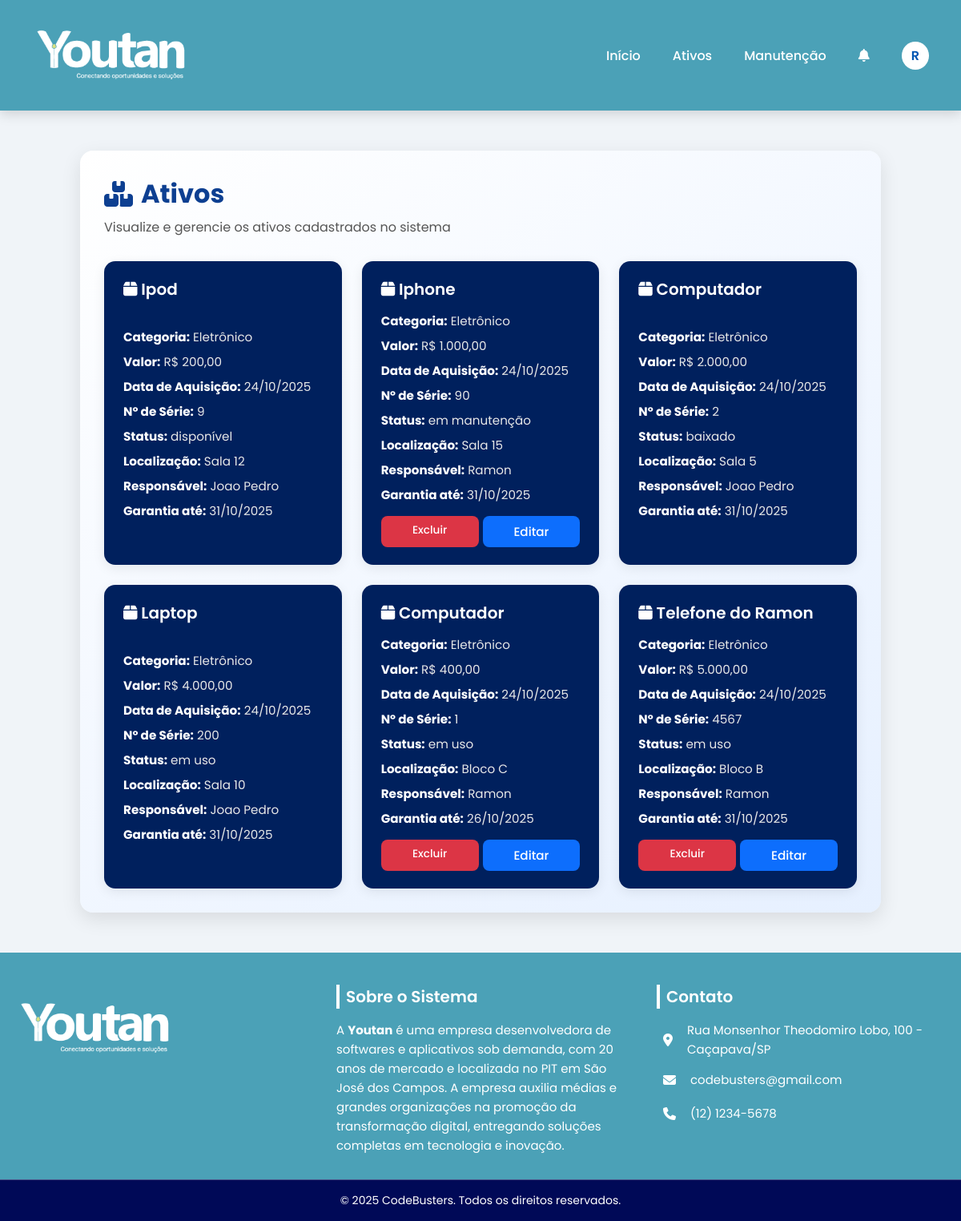
Screenshot of /php/ativos.php (signed in) with the database file from the repository.
### tables this page shows
CREATE TABLE `ativos` (
  `ativo_id` int(11) NOT NULL,
  `nome` varchar(150) NOT NULL,
  `categoria` varchar(100) NOT NULL,
  `valor` decimal(12,2) DEFAULT NULL,
  `data_aquisicao` date DEFAULT NULL,
  `numero_serie` varchar(100) DEFAULT NULL,
  `status` enum('em uso','em manutenção','disponível','baixado') DEFAULT 'disponível',
  `localizacao` varchar(150) DEFAULT NULL,
  `responsavel_id` int(11) DEFAULT NULL,
  `garantia_fim` date DEFAULT NULL
);

CREATE TABLE `usuarios` (
  `usuario_id` int(11) NOT NULL,
  `nome` varchar(100) NOT NULL,
  `email` varchar(150) NOT NULL,
  `senha_hash` varchar(255) NOT NULL,
  `nivel_permissao` enum('admin','colaborador') NOT NULL,
  `setor` varchar(100) DEFAULT NULL
);

### php/ativos.php (the view, shortened to what this page needs)
<?php
include('nav.php');
$id_usuario = $_SESSION['id_usuario'] ?? 0;
$nivel = $_SESSION['nivel_permissao'] ?? 'colaborador';
$sql = "SELECT a.*, u.nome AS responsavel_nome
        FROM ativos a
        LEFT JOIN usuarios u ON a.responsavel_id = u.usuario_id
        ORDER BY a.ativo_id DESC";
$result = $conexao->query($sql);
?>
<!DOCTYPE html>
<html lang="pt-br">
<head>
<link rel="stylesheet" href="../css/ativos.css">
</head>
<body>
<main class="main-container">
    <div class="title-wrapper">
        <h2><i class="fas fa-boxes"></i> Ativos</h2>
        <p class="subtitle">Visualize e gerencie os ativos cadastrados no sistema</p>
    </div>
    <div class="card-container">
        <?php if ($result->num_rows > 0): ?>
            <?php while($ativo = $result->fetch_assoc()): ?>
                <div class="card" data-id="<?= $ativo['ativo_id'] ?>">
                    <h3><i class="fas fa-box"></i> <?= htmlspecialchars($ativo['nome']) ?></h3>
                    <div class="info">
                        <p><strong>Categoria:</strong> <?= htmlspecialchars($ativo['categoria']) ?></p>
                        <p><strong>Valor:</strong> R$ <?= number_format($ativo['valor'], 2, ',', '.') ?></p>
                        <p><strong>Data de Aquisição:</strong> <?= date('d/m/Y', strtotime($ativo['data_aquisicao'])) ?></p>
                        <p><strong>Nº de Série:</strong> <?= htmlspecialchars($ativo['numero_serie']) ?></p>
                        <p><strong>Status:</strong> <?= htmlspecialchars($ativo['status']) ?></p>
                        <p><strong>Localização:</strong> <?= htmlspecialchars($ativo['localizacao']) ?></p>
                        <p><strong>Responsável:</strong> <?= htmlspecialchars($ativo['responsavel_nome'] ?? '—') ?></p>
                        <p><strong>Garantia até:</strong> <?= $ativo['garantia_fim'] ? date('d/m/Y', strtotime($ativo['garantia_fim'])) : '—' ?></p>
                    </div>
                    <div class="card-actions">
                        <?php if ($nivel === 'admin' || ($nivel === 'colaborador' && $ativo['responsavel_id'] == $id_usuario)): ?>
                            <a href="#" class="btn btn-danger btn-sm btn-delete"
                               data-id="<?= $ativo['ativo_id'] ?>"
                               data-nome="<?= htmlspecialchars($ativo['nome']) ?>">
                               Excluir
                            </a>
                            <a href="#" class="btn btn-primary btn-sm btn-edit" id="botaoeditar"
                               data-id="<?= $ativo['ativo_id'] ?>"
                               data-nome="<?= htmlspecialchars($ativo['nome']) ?>"
                               data-categoria="<?= htmlspecialchars($ativo['categoria']) ?>"
                               data-valor="<?= $ativo['valor'] ?>"
                               data-status="<?= htmlspecialchars($ativo['status']) ?>"
                               data-localizacao="<?= htmlspecialchars($ativo['localizacao']) ?>">
                               Editar
                            </a>
                        <?php endif; ?>
                    </div>
                </div>
            <?php endwhile; ?>
        <?php else: ?>
            <p class="no-data">Nenhum ativo cadastrado ainda.</p>
        <?php endif; ?>
    </div>
</main>
<?php include('footer.php'); ?>
</body>
</html>

### css/nav.css (style rules this page uses)
:root { --azul: #007bff; --azul-escuro: #0056b3; --branco: #ffffff; --cinza-claro: #f4f8ff; --sombra: rgba(0, 0, 0, 0.15); }

### css/ativos.css (style rules this page uses)
* { margin: 0; padding: 0; box-sizing: border-box; font-family: 'Poppins', sans-serif; }
body { background: #f0f4f8; min-height: 100vh; color: #222; }
.main-container { max-width: 1000px; margin: 50px auto; padding: 30px; background: linear-gradient(145deg, #ffffff, #e6f0ff); border-radius: 16px; box-shadow: 0 8px 25px rgba(0, 0, 0, 0.1); }
.title-wrapper h2 { font-size: 2rem; color: #0d3f91; margin-bottom: 5px; display: flex; align-items: center; gap: 10px; }
.title-wrapper p.subtitle { font-size: 1rem; color: #555; margin-bottom: 25px; }
.btn { padding: 10px 18px; border-radius: 10px; text-decoration: none; font-weight: 500; font-size: 0.95rem; border: none; cursor: pointer; transition: all 0.3s ease; display: inline-block; }
.btn-danger { background-color: #dc3545; color: #fff; width: 100%; text-align: center; font-size: 0.95rem; }
#botaoeditar { width: 100%; text-align: center; font-size: 0.95rem; background-color: #0d6efd; color: white; margin-left: 5px; }
.card-container { display: grid; grid-template-columns: repeat(auto-fit, minmax(270px, 1fr)); gap: 25px; width: 100%; margin-top: 30px; }
.card { background: #00205d; border-radius: 14px; box-shadow: 0 4px 15px rgba(0, 0, 0, 0.08); color: white; padding: 22px 24px; display: flex; flex-direction: column; justify-content: space-between; min-height: 260px; transition: all 0.25s ease; }
.card h3 { font-size: 1.25rem; font-weight: 600; color: #ffffff; margin-bottom: 15px; line-height: 1.3; }
.card .info { font-size: 0.95rem; color: #e8e8e8; display: flex; flex-direction: column; gap: 8px; margin-bottom: 15px; }
.card .info p strong { color: #ffffff; }
.card-actions { display: flex; justify-content: flex-end; }
.card-actions .btn { padding: 8px 14px; border-radius: 8px; font-size: 0.85rem; font-weight: 500; }

### css/footer.css (style rules this page uses)
* { margin: 0; padding: 0; box-sizing: border-box; font-family: 'Poppins', sans-serif; scroll-behavior: smooth; }

### rows the page displays
ativos: nome "Ipod", categoria "Eletrônico", valor "200,00", data_aquisicao "24/10/2025", numero_serie "9", status "disponível", localizacao "Sala 12", responsavel.nome "Joao Pedro", garantia_fim "31/10/2025"
ativos: nome "Iphone", categoria "Eletrônico", valor "1.000,00", data_aquisicao "24/10/2025", numero_serie "90", status "em manutenção", localizacao "Sala 15", responsavel.nome "Ramon", garantia_fim "31/10/2025"
ativos: nome "Computador", categoria "Eletrônico", valor "2.000,00", data_aquisicao "24/10/2025", numero_serie "2", status "baixado", localizacao "Sala 5", responsavel.nome "Joao Pedro", garantia_fim "31/10/2025"
ativos: nome "Laptop", categoria "Eletrônico", valor "4.000,00", data_aquisicao "24/10/2025", numero_serie "200", status "em uso", localizacao "Sala 10", responsavel.nome "Joao Pedro", garantia_fim "31/10/2025"
ativos: nome "Computador", categoria "Eletrônico", valor "400,00", data_aquisicao "24/10/2025", numero_serie "1", status "em uso", localizacao "Bloco C", responsavel.nome "Ramon", garantia_fim "26/10/2025"
ativos: nome "Telefone do Ramon", categoria "Eletrônico", valor "5.000,00", data_aquisicao "24/10/2025", numero_serie "4567", status "em uso", localizacao "Bloco B", responsavel.nome "Ramon", garantia_fim "31/10/2025"

### other values shown
$iniciais "R"
